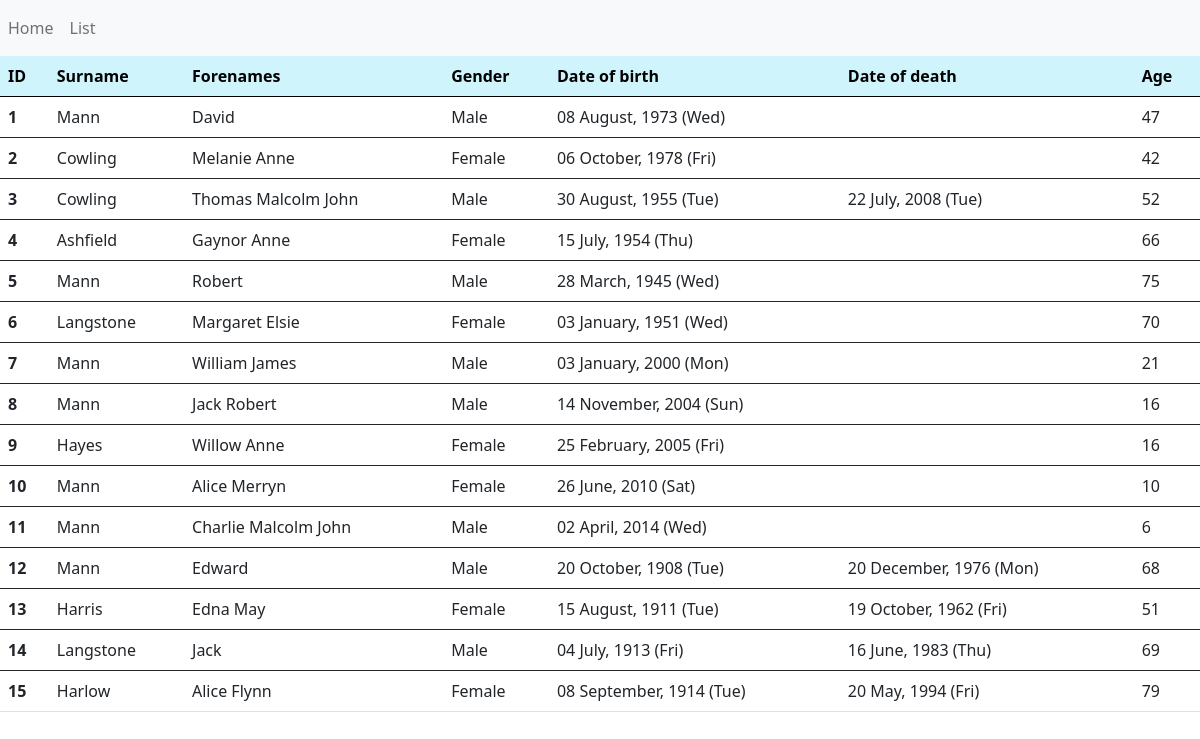
Page /list on the committed database.
### genealogy/models.py (models this page shows, shortened)
class Individual(db.Model):
    __tablename__ = "individual"
    id = db.Column(db.Integer, primary_key=True)
    forenames = db.Column(db.Text)
    surname = db.Column(db.Text)
    fullname = db.Column(db.Text)
    gender = db.Column(db.Text)
    dob = db.Column(db.Date)
    dod = db.Column(db.Date)
    age = db.Column(db.Integer)
    parents = db.relationship("Parents", secondary=FamilyLink.__table__)

### genealogy/individual/views.py (the view)
@app.route("/list", methods=["GET", "POST"])
def individual_list():
    individuals = Individual.query.all()
    return render_template("list.html", individuals=individuals)

### app.py (called while the page is built)
@app.template_filter()
def datedisplay(value, format='%d %B, %Y (%a)'):
    if value is None:
        return None
    return value.strftime(format)

### genealogy/individual/templates/list.html
{% extends "base.html" %}
{% block content %}
<table class="table">
    <thead>
    <tr class="table-info">
        <th scope="col">ID</th>
        <th scope="col">Surname</th>
        <th scope="col">Forenames</th>
        <th scope="col">Gender</th>
        <th scope="col">Date of birth</th>
        <th scope="col">Date of death</th>
        <th scope="col">Age</th>
    </tr>
    </thead>
    <tbody>
    {% for individual in individuals %}
    <tr>
        <th scope="row">{{ individual.id}}</th>
        <td>{{ individual.surname }}</td>
        <td>{{ individual.forenames }}</td>
        <td>{{ individual.gender }}</td>
        {% if individual.dob %}
        <td>{{ individual.dob | datedisplay }}</td>
        {% else %}
        <td></td>
        {% endif %}
        {% if individual.dod %}
        <td>{{ individual.dod | datedisplay }}</td>
        {% else %}
        <td></td>
        {% endif %}
        {% if individual.age %}
        <td>{{ individual.age }}</td>
        {% endif %}
    </tr>
    </tbody>
    {% endfor %}
</table>
{% endblock %}

### rows in the picture
Individual: id "1", surname "Mann", forenames "David", gender "Male", dob "08 August, 1973 (Wed)", age "47"
Individual: id "2", surname "Cowling", forenames "Melanie Anne", gender "Female", dob "06 October, 1978 (Fri)", age "42"
Individual: id "3", surname "Cowling", forenames "Thomas Malcolm John", gender "Male", dob "30 August, 1955 (Tue)", dod "22 July, 2008 (Tue)", age "52"
Individual: id "4", surname "Ashfield", forenames "Gaynor Anne", gender "Female", dob "15 July, 1954 (Thu)", age "66"
Individual: id "5", surname "Mann", forenames "Robert", gender "Male", dob "28 March, 1945 (Wed)", age "75"
Individual: id "6", surname "Langstone", forenames "Margaret Elsie", gender "Female", dob "03 January, 1951 (Wed)", age "70"
Individual: id "7", surname "Mann", forenames "William James", gender "Male", dob "03 January, 2000 (Mon)", age "21"
Individual: id "8", surname "Mann", forenames "Jack Robert", gender "Male", dob "14 November, 2004 (Sun)", age "16"
Individual: id "9", surname "Hayes", forenames "Willow Anne", gender "Female", dob "25 February, 2005 (Fri)", age "16"
Individual: id "10", surname "Mann", forenames "Alice Merryn", gender "Female", dob "26 June, 2010 (Sat)", age "10"
Individual: id "11", surname "Mann", forenames "Charlie Malcolm John", gender "Male", dob "02 April, 2014 (Wed)", age "6"
Individual: id "12", surname "Mann", forenames "Edward", gender "Male", dob "20 October, 1908 (Tue)", dod "20 December, 1976 (Mon)", age "68"
Individual: id "13", surname "Harris", forenames "Edna May", gender "Female", dob "15 August, 1911 (Tue)", dod "19 October, 1962 (Fri)", age "51"
Individual: id "14", surname "Langstone", forenames "Jack", gender "Male", dob "04 July, 1913 (Fri)", dod "16 June, 1983 (Thu)", age "69"
Individual: id "15", surname "Harlow", forenames "Alice Flynn", gender "Female", dob "08 September, 1914 (Tue)", dod "20 May, 1994 (Fri)", age "79"
